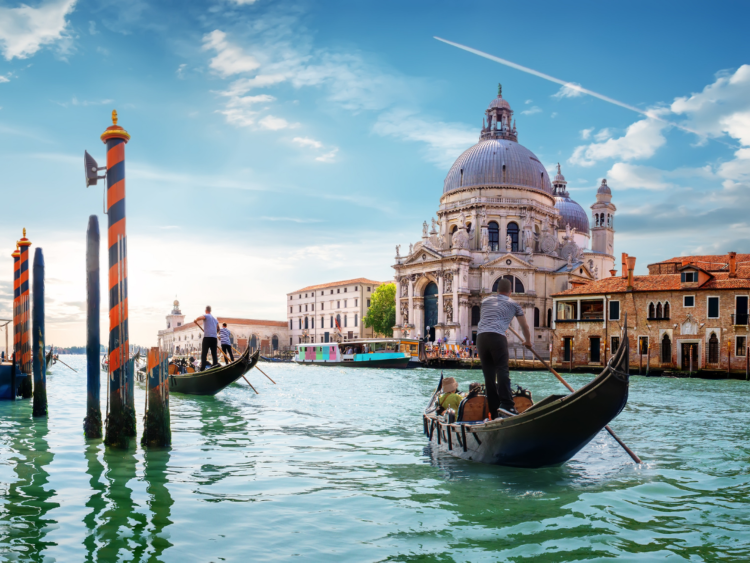
#> input picture img_annotation/venice.png, 1500 x 1125 px, found by its file name (shown at 1/2 size)
$ jupyter execute img_annotation.ipynb
#> lines starting #> are read from the running program, lines starting #| are printed output that depends on the picture
[cell 1]
import cv2
import numpy as np
import matplotlib.pyplot as plt

[cell 2]
img = cv2.imread('venice.PNG')
#> img is the input picture: shape (1125, 1500, 3); mean B, G, R 166.8, 158.5, 133.8

# Plottin without fixing the BRG stuff on matplotlib
plt.figure(figsize=(12, 8))
plt.imshow(img)

[cell 3]
rgb_img = cv2.cvtColor(img, cv2.COLOR_BGR2RGB)
plt.figure(figsize=(12,8))
plt.imshow(rgb_img)

[cell 4]
img_copy = rgb_img.copy()

[cell 5]
cv2.rectangle(img_copy, (820, 620), (1300, 950), (255, 0, 0), 5)
cv2.putText(img_copy, 'Gondola', (820, 620), cv2.FONT_HERSHEY_SCRIPT_COMPLEX, 4, (255, 0, 0), 3)

cv2.rectangle(img_copy, (580, 180), (1500, 780), (0, 255, 0), 5)
cv2.putText(img_copy, 'Building', (580, 170), cv2.FONT_HERSHEY_SCRIPT_COMPLEX, 5, (0, 255, 0), 3)
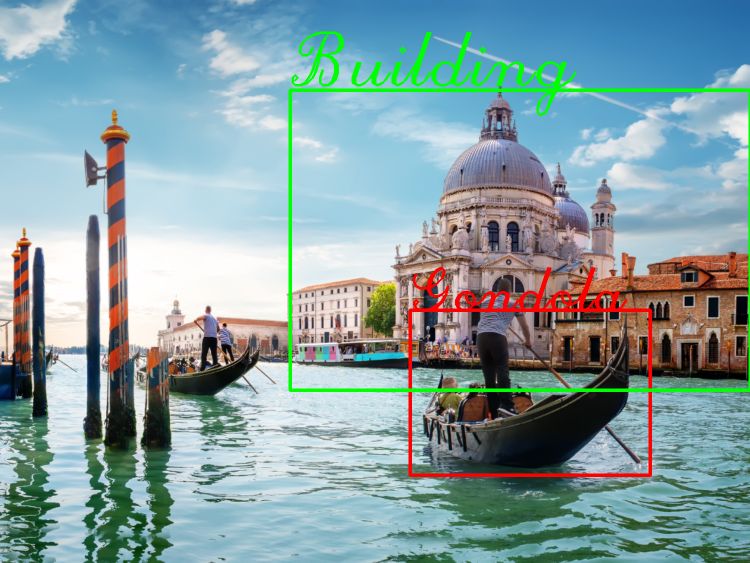
#> img_copy: shape (1125, 1500, 3) (shown at 1/2 size); mean R, G, B 132.9, 158.9, 162.1

plt.figure(figsize=(12, 8))
plt.imshow(img_copy)
